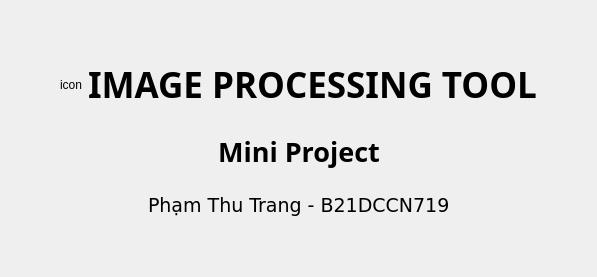
         <widget class="QWidget" name="tab_11">
          <attribute name="title">
           <string>0</string>
          </attribute>
          <layout class="QVBoxLayout" name="verticalLayout_4">
           <item>
            <spacer name="verticalSpacer">
             <property name="orientation">
              <enum>Qt::Orientation::Vertical</enum>
             </property>
             <property name="sizeHint" stdset="0">
              <size>
               <width>20</width>
               <height>40</height>
              </size>
             </property>
            </spacer>
           </item>
           <item>
            <widget class="QWidget" name="widget_8" native="true">
             <layout class="QHBoxLayout" name="horizontalLayout_13">
              <item>
               <spacer name="horizontalSpacer_9">
                <property name="orientation">
                 <enum>Qt::Orientation::Horizontal</enum>
                </property>
                <property name="sizeHint" stdset="0">
                 <size>
                  <width>40</width>
                  <height>20</height>
                 </size>
                </property>
               </spacer>
              </item>
              <item>
               <widget class="QLabel" name="icon_label">
                <property name="sizePolicy">
                 <sizepolicy hsizetype="Preferred" vsizetype="Preferred">
                  <horstretch>0</horstretch>
                  <verstretch>0</verstretch>
                 </sizepolicy>
                </property>
                <property name="maximumSize">
                 <size>
                  <width>50</width>
                  <height>50</height>
                 </size>
                </property>
                <property name="text">
                 <string>icon</string>
                </property>
                <property name="alignment">
                 <set>Qt::AlignmentFlag::AlignCenter</set>
                </property>
               </widget>
              </item>
              <item>
               <widget class="QLabel" name="label_27">
                <property name="font">
                 <font>
                  <family>Segoe Script</family>
                  <pointsize>26</pointsize>
                  <italic>false</italic>
                  <bold>true</bold>
                  <underline>false</underline>
                  <strikeout>false</strikeout>
                 </font>
                </property>
                <property name="text">
                 <string>IMAGE PROCESSING TOOL</string>
                </property>
                <property name="alignment">
                 <set>Qt::AlignmentFlag::AlignCenter</set>
                </property>
               </widget>
              </item>
              <item>
               <spacer name="horizontalSpacer_10">
                <property name="orientation">
                 <enum>Qt::Orientation::Horizontal</enum>
                </property>
                <property name="sizeHint" stdset="0">
                 <size>
                  <width>40</width>
                  <height>20</height>
                 </size>
                </property>
               </spacer>
              </item>
             </layout>
            </widget>
           </item>
           <item>
            <widget class="QWidget" name="widget_9" native="true">
             <layout class="QHBoxLayout" name="horizontalLayout_14">
              <item>
               <spacer name="horizontalSpacer_7">
                <property name="orientation">
                 <enum>Qt::Orientation::Horizontal</enum>
                </property>
                <property name="sizeHint" stdset="0">
                 <size>
                  <width>40</width>
                  <height>20</height>
                 </size>
                </property>
               </spacer>
              </item>
              <item>
               <widget class="QLabel" name="label_28">
                <property name="font">
                 <font>
                  <family>Tw Cen MT</family>
                  <pointsize>20</pointsize>
                  <bold>true</bold>
                 </font>
                </property>
                <property name="accessibleName">
                 <string>second_title</string>
                </property>
                <property name="text">
                 <string>Mini Project</string>
                </property>
                <property name="alignment">
                 <set>Qt::AlignmentFlag::AlignCenter</set>
                </property>
               </widget>
              </item>
              <item>
               <spacer name="horizontalSpacer_8">
                <property name="orientation">
                 <enum>Qt::Orientation::Horizontal</enum>
                </property>
                <property name="sizeHint" stdset="0">
                 <size>
                  <width>40</width>
                  <height>20</height>
                 </size>
                </property>
               </spacer>
              </item>
             </layout>
            </widget>
           </item>
           <item>
            <widget class="QWidget" name="widget_11" native="true">
             <layout class="QHBoxLayout" name="horizontalLayout_15">
              <item>
               <spacer name="horizontalSpacer_12">
                <property name="orientation">
                 <enum>Qt::Orientation::Horizontal</enum>
                </property>
                <property name="sizeHint" stdset="0">
                 <size>
                  <width>40</width>
                  <height>20</height>
                 </size>
                </property>
               </spacer>
              </item>
              <item>
               <widget class="QLabel" name="label_3">
                <property name="font">
                 <font>
                  <family>Verdana</family>
                  <pointsize>14</pointsize>
                  <italic>false</italic>
                  <bold>false</bold>
                 </font>
                </property>
                <property name="text">
                 <string>Phạm Thu Trang - B21DCCN719</string>
                </property>
               </widget>
              </item>
              <item>
               <spacer name="horizontalSpacer_13">
                <property name="orientation">
                 <enum>Qt::Orientation::Horizontal</enum>
                </property>
                <property name="sizeHint" stdset="0">
                 <size>
                  <width>40</width>
                  <height>20</height>
                 </size>
                </property>
               </spacer>
              </item>
             </layout>
            </widget>
           </item>
           <item>
            <spacer name="verticalSpacer_2">
             <property name="orientation">
              <enum>Qt::Orientation::Vertical</enum>
             </property>
             <property name="sizeHint" stdset="0">
              <size>
               <width>20</width>
               <height>40</height>
              </size>
             </property>
            </spacer>
           </item>
          </layout>
         </widget>
